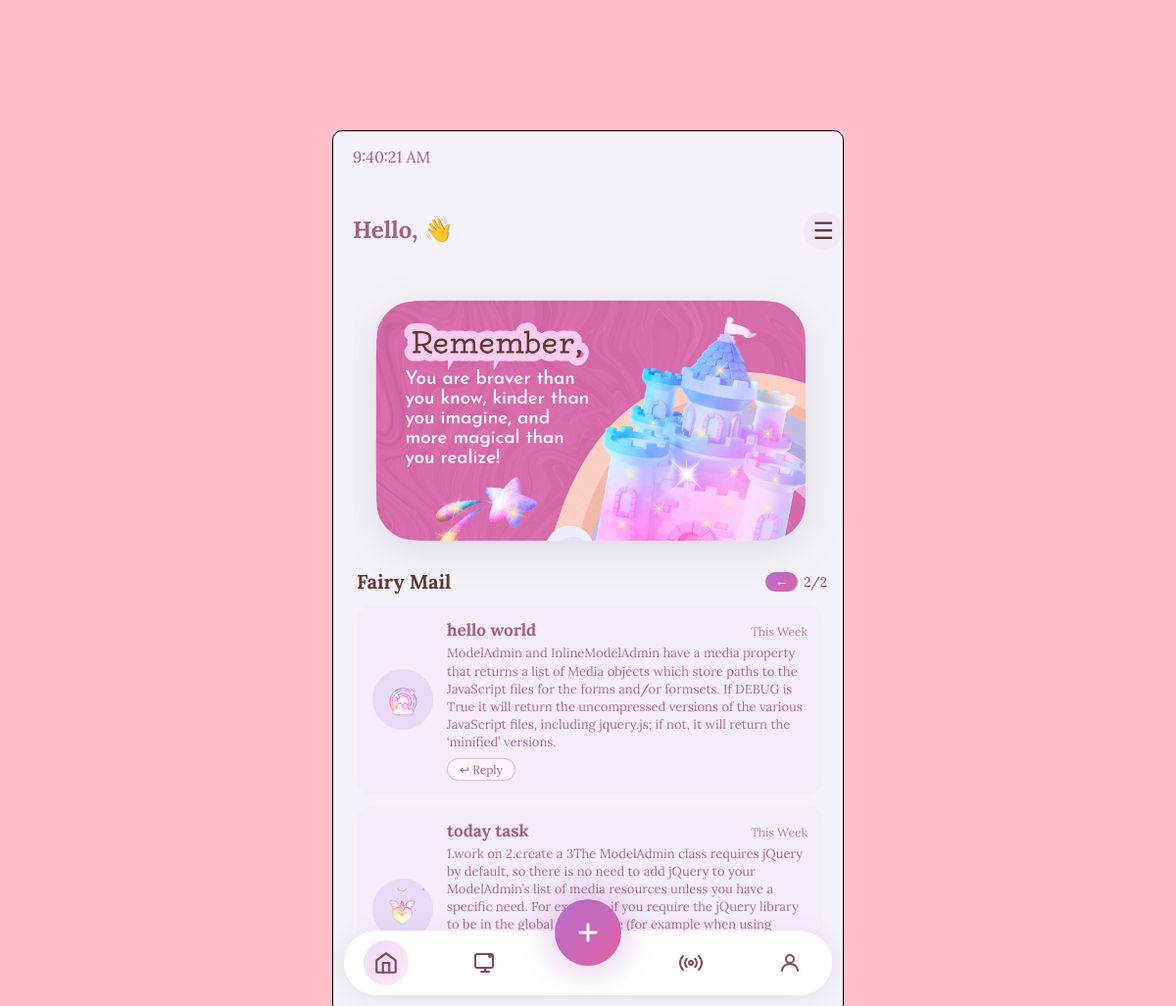
The app's page /main_page/?page=2 with its own data.
### login/models.py (models this page shows, shortened)
class globalmail(models.Model):
    mailtitel = models.CharField(max_length=100)
    mailbody = models.TextField()
    created_at = models.DateTimeField(auto_now_add=True)
    reply_mail= models.EmailField(null=True, blank=True)

### login/views.py (the view)
# urls.py: path('main_page/', views.main_page, name='main_page'),
def main_page(request):
    fairy_images = ['r1.png', 'r2.png', 'r3.png', 'r4.png', 'r5.png', 'r6.png']
    mails = globalmail.objects.order_by('-created_at')
    paginator = Paginator(mails, 6)
    page_number = request.GET.get('page')
    page_obj = paginator.get_page(page_number)
    mail_list = [(mail, fairy_images[i % len(fairy_images)]) for i, mail in enumerate(page_obj)]
    return render(request, 'main_page.html', {'mail_list': mail_list, 'page_obj': page_obj})

### login/templates/main_page.html (shortened to what this page needs)
<!DOCTYPE html>
<html>
<head>
 {% load static %}
   <link rel="stylesheet" href="{% static 'members/main_page.css' %}">
</head>
<body>
<div class="container">
    <div class="content-area">
    <div class="top">
        <p id="current-time"></p>
        <div class="time-back">
           <div>
             <h2>Hello, &#128075</h2>
            </div>
            <button class="menu-btn" onclick="openMenu()">&#9776;</button>
        </div>
    </div>
    <div class="sdpage">
        <img src="{% static 'members/images/maindecor.png' %}" alt="Fairy Club Logo">
    </div>
    <div class="fairy-mail-section">
        <div class="fairy-mail-header">
            <h3>Fairy Mail</h3>
            <div class="mail-pagination">
                {% if page_obj.has_previous %}
                    <a href="?page={{ page_obj.previous_page_number }}" class="mail-page-btn">&#8592;</a>
                {% endif %}
                <span class="mail-page-info">{{ page_obj.number }}/{{ page_obj.paginator.num_pages }}</span>
            </div>
        </div>
        <div class="fairy-mail-list">
            {% for mail, img in mail_list %}
            <div class="fairy-mail-item">
                <div class="fairy-avatar">
                    <img src="{% static 'members/images/' %}{{ img }}" alt="fairy">
                </div>
                <div class="fairy-mail-content">
                    <div class="fairy-mail-top">
                        <span class="fairy-name">{{ mail.mailtitel }}</span>
                        <span class="mail-time">This Week</span>
                    </div>
                    <p class="mail-preview">{{ mail.mailbody }}</p>
                    <a href="{% url 'reply_mail' mail.id %}" class="reply-btn">&#8617; Reply</a>
                </div>
            </div>
            {% empty %}
            <p class="no-mail">No fairy mail yet!</p>
            {% endfor %}
        </div>
    </div>
    </div>
    <div class="bottom-nav">
        <div class="bottom-nav-bar">
            <a href="#" class="nav-item active">
                <div class="nav-icon-wrap active-wrap">
                    <svg width="26" height="26" viewBox="0 0 24 24" fill="none" stroke="currentColor" stroke-width="2" stroke-linecap="round" stroke-linejoin="round"><path d="M3 9.5L12 3l9 6.5V20a1 1 0 0 1-1 1H4a1 1 0 0 1-1-1V9.5z"/><polyline points="9 21 9 12 15 12 15 21"/></svg>
                </div>
            </a>
            <a href="#" class="nav-item">
                <div class="nav-icon-wrap">
                </div>
            </a>
            <a href="{% url 'podcast' %}" class="nav-item">
                <div class="nav-icon-wrap">
                </div>
            </a>
            <a href="{% url 'profile_page' %}" class="nav-item">
                <div class="nav-icon-wrap">
                    <svg width="24" height="24" viewBox="0 0 24 24" fill="none" stroke="currentColor" stroke-width="2" stroke-linecap="round" stroke-linejoin="round"><circle cx="12" cy="8" r="4"/><path d="M4 20c0-4 3.6-7 8-7s8 3 8 7"/></svg>
                </div>
            </a>
        </div>
        <button class="nav-plus-btn">
            <svg width="28" height="28" viewBox="0 0 24 24" fill="none" stroke="white" stroke-width="2.5" stroke-linecap="round"><line x1="12" y1="5" x2="12" y2="19"/><line x1="5" y1="12" x2="19" y2="12"/></svg>
        </button>
    </div>
</div>
</body>
</html>

### login/static/members/main_page.css (style rules this page uses)
body { background-color: pink; font-family: "Lora", serif; }
.container { position: absolute; top: 50%; left: 50%; transform: translate(-50%, -50%); margin: 0; background-color: rgb(245, 242, 250); border: 1px solid black; border-radius: 10px; height: 900px; width: 500px; padding-left: 20px; padding-bottom: 0; margin-top: 70px; margin-bottom: 250px; overflow: hidden; }
.content-area { height: calc(100% - 90px); overflow-y: auto; scrollbar-width: none; padding-left: 0; padding-bottom: 16px; }
.container p { color: rgb(163, 98, 123); margin-bottom: 0; justify-content: flex-start; }
#current-time { text-align: left; width: 100%; margin-bottom: 30px; }
.top { display: flex; flex-direction: column; justify-content: space-between; align-items: center; }
.time-back h2 { color: rgb(163, 98, 123); margin-bottom: 0; }
.time-back { display: flex; justify-content: space-between; align-items: center; width: 100%; }
.menu-btn { background: none; border: none; font-size: 24px; color: rgb(92, 58, 49); cursor: pointer; padding: 4px 8px; border-radius: 6px; border: 1px solid transparent; background-color: rgb(244, 232, 248); border-radius: 60%; transition: background 0.2s; }
.sdpage img { width: 100%; height: auto; border-radius: 8px; margin-top: 16px; filter: drop-shadow(0px 10px 20px rgba(0,0,0,0.1)); margin-left: 10px; }
.fairy-mail-section { padding: 0 4px; margin-top: 20px; }
.fairy-mail-header { display: flex; justify-content: space-between; align-items: center; margin-bottom: 12px; padding-right: 12px; }
.fairy-mail-header h3 { color: rgb(92, 58, 49); font-size: 20px; margin: 0; }
.fairy-mail-item { display: flex; align-items: center; gap: 14px; background: rgb(245, 236, 252); border-radius: 16px; padding: 14px 16px; margin-bottom: 12px; margin-right: 12px; }
.fairy-avatar { flex-shrink: 0; width: 62px; height: 62px; background: rgb(230, 218, 248); border-radius: 50%; display: flex; align-items: center; justify-content: center; overflow: hidden; }
.fairy-avatar img { width: 46px; height: 46px; object-fit: contain; }
.fairy-mail-content { flex: 1; min-width: 0; }
.fairy-mail-top { display: flex; justify-content: space-between; align-items: baseline; margin-bottom: 4px; }
.fairy-name { color: rgb(163, 98, 123); font-size: 17px; font-weight: 700; font-family: "Lora", serif; }
.mail-time { color: rgb(163, 98, 123); font-size: 12px; opacity: 0.75; flex-shrink: 0; margin-left: 8px; }
.mail-preview { color: rgb(92, 58, 49); font-size: 13px; margin: 0; line-height: 1.4; opacity: 0.9; }
.fairy-mail-list { overflow-y: auto; max-height: 420px; padding-right: 4px; scrollbar-width: none; }
.reply-btn { display: inline-block; margin-top: 6px; color: rgb(163, 98, 123); background: rgb(255, 245, 255); border: 1px solid rgba(163, 98, 123, 0.35); border-radius: 20px; padding: 3px 12px; font-size: 12px; font-family: "Lora", serif; text-decoration: none; transition: background 0.2s; }
.bottom-nav { position: absolute; bottom: 18px; left: 0; width: 100%; display: flex; justify-content: center; align-items: flex-end; z-index: 5; pointer-events: none; }
.bottom-nav-bar { display: flex; align-items: center; background: white; border-radius: 40px; padding: 10px 20px; gap: 10px; box-shadow: 0 4px 24px rgba(163, 98, 123, 0.13); width: 88%; justify-content: space-between; pointer-events: all; }
.nav-item { text-decoration: none; color: rgb(130, 70, 100); display: flex; align-items: center; justify-content: center; }
.nav-icon-wrap { width: 46px; height: 46px; display: flex; align-items: center; justify-content: center; border-radius: 50%; color: rgb(130, 70, 100); }
.active-wrap { background: linear-gradient(135deg, rgba(220, 180, 240, 0.5), rgba(255, 200, 230, 0.4)); }
.nav-plus-btn { position: absolute; bottom: 30px; left: 50%; transform: translateX(-50%); width: 68px; height: 68px; border-radius: 50%; background: linear-gradient(135deg, #b36fcf, #e060a0); border: none; cursor: pointer; display: flex; align-items: center; justify-content: center; box-shadow: 0 0 28px 10px rgba(180, 100, 200, 0.25); pointer-events: all; transition: transform 0.2s, box-shadow 0.2s; }
.mail-pagination { display: flex; align-items: center; gap: 6px; }
.mail-page-btn { background: linear-gradient(135deg, #b36fcf, #e060a0); color: white; padding: 3px 10px; border-radius: 14px; text-decoration: none; font-size: 0.85rem; line-height: 1; }
.mail-page-info { color: rgb(130, 70, 100); font-family: 'Lora', serif; font-size: 0.85rem; }

### records on screen
globalmail: shows a picture, mailtitel "hello world", mailbody "ModelAdmin and InlineModelAdmin have a media property that returns a list of Media objects which store paths to the JavaScript files for the forms and/or formsets. If DEBUG is True it will return the uncompressed versions of the various JavaScript files, including jquery.js; if not, it will return the ‘minified’ versions."
globalmail: shows a picture, mailtitel "today task", mailbody "1.work on 2.create a 3The ModelAdmin class requires jQuery by default, so there is no need to add jQuery to your ModelAdmin’s list of media resources unless you have a specific need. For example, if you require the jQuery library to be in the global namespace (for example when using…"

### other values on screen
{{ page_obj.number }} "2"
{{ page_obj.paginator.num_pages }} "2"
